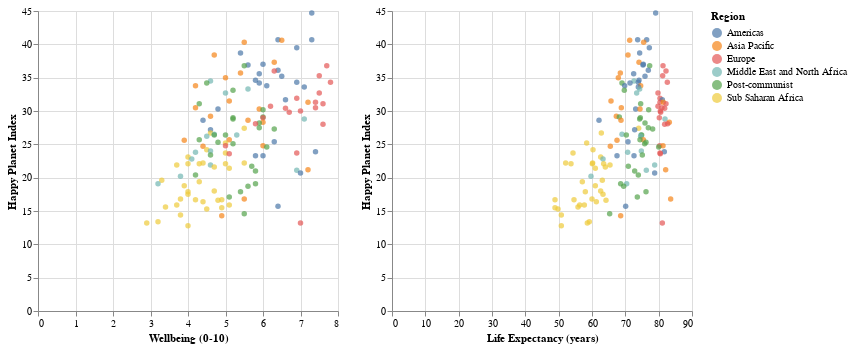

Notebook source saved alongside this figure:
### Markdown cell above
Add hover, tooltip, select and highlight across multiple charts

### Code cell
# define an interval selection for brushing over the chart
selected_area = alt.selection_interval()  

# create a base scatter plot with circle marks
chart = alt.Chart(hpi_df).mark_circle().encode(  
    y='Happy Planet Index',                      # encode y-axis as 'Happy Planet Index' (quantitative implied)
    color=alt.condition(                         # conditionally color points based on selection
        selected_area,                           # if point is within selected area...
        'Region:N',                             # color by 'Region' (nominal)
        alt.value('lightgray')                   # else color the point light gray
    ),
    tooltip=[                                   # add tooltip with relevant info on hover
        'Country',                      # show country name
        'Region',                       # show region name
        'Wellbeing (0-10)',             # show wellbeing score
        'Happy Planet Index',           # show Happy Planet Index value
        'Life Expectancy (years)',      # show life expectancy 
    ]
).add_params(selected_area)                     # attach the selection interval to this chart for interactivity

chart1 = chart.encode(x='Wellbeing (0-10):Q')  # create first chart variant with x-axis = 'Wellbeing (0-10)' quantitative
chart2 = chart.encode(x='Life Expectancy (years):Q')  # create second chart variant with x-axis = 'Life Expectancy (years)' quantitative
chart1 | chart2  # horizontally concatenate chart1 and chart2 to display side by side

### Figure 1 — Vega-Lite specification as saved in the notebook (floating-point values rounded to 4 significant figures; data arrays with more than 128 entries replaced by an {"elided": "..."} marker saying what was removed)
{"config": {"view": {"continuousWidth": 300, "continuousHeight": 300}}, "hconcat": [{"mark": {"type": "circle"}, "encoding": {"color": {"condition": {"param": "param_4", "field": "Region", "type": "nominal"}, "value": "lightgray"}, "tooltip": [{"field": "Country", "type": "nominal"}, {"field": "Region", "type": "nominal"}, {"field": "Wellbeing (0-10)", "type": "quantitative"}, {"field": "Happy Planet Index", "type": "quantitative"}, {"field": "Life Expectancy (years)", "type": "quantitative"}], "x": {"field": "Wellbeing (0-10)", "type": "quantitative"}, "y": {"field": "Happy Planet Index", "type": "quantitative"}}, "name": "view_1"}, {"mark": {"type": "circle"}, "encoding": {"color": {"condition": {"param": "param_4", "field": "Region", "type": "nominal"}, "value": "lightgray"}, "tooltip": [{"field": "Country", "type": "nominal"}, {"field": "Region", "type": "nominal"}, {"field": "Wellbeing (0-10)", "type": "quantitative"}, {"field": "Happy Planet Index", "type": "quantitative"}, {"field": "Life Expectancy (years)", "type": "quantitative"}], "x": {"field": "Life Expectancy (years)", "type": "quantitative"}, "y": {"field": "Happy Planet Index", "type": "quantitative"}}, "name": "view_2"}], "data": {"name": "data-e1c068cb61c6a12593f95144d0d2b6ed"}, "params": [{"name": "param_4", "select": {"type": "interval"}, "views": ["view_1", "view_2"]}], "$schema": "https://vega.github.io/schema/vega-lite/v5.20.1.json", "datasets": {"data-e1c068cb61c6a12593f95144d0d2b6ed": {"elided": "140 records"}}}
